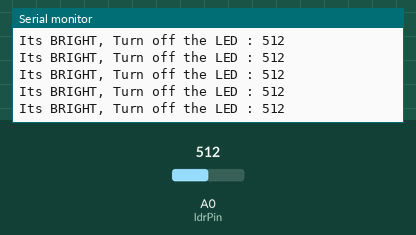
A sketch run on a simulated Arduino Uno, built with avr-gcc and run on an emulated ATmega328P. Shown: the last lines printed to the serial monitor. Inputs (shaded band) come from the test bench; at power-on: A0 (ldrPin) = 512.

Above: at 1.2 s.
1.3 s: A0 (ldrPin) set to 214
At 2.2 s:
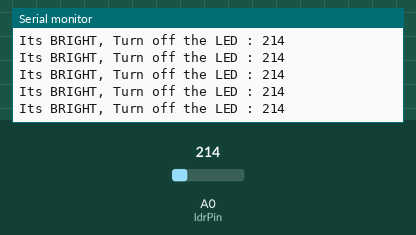
2.8 s: A0 (ldrPin) set to 183
At 3.4 s:
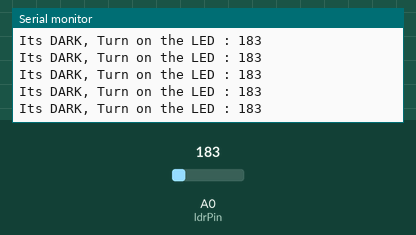
13.7 s: A0 (ldrPin) set to 992
At 14.8 s:
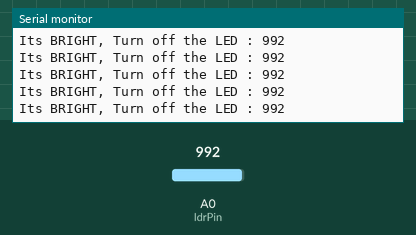
15.2 s: A0 (ldrPin) set to 1008
At 16.2 s:
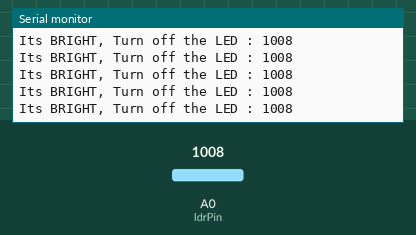
Timing chart, 0 to 17.7 s (numbered marks = the images above; inputs shaded):
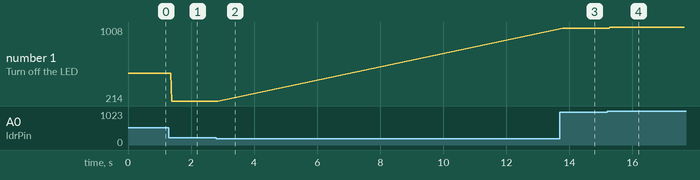

Measured:
- the behaviour switches between 201 and 200 on A0 (ldrPin) (found by bisection; images 1 and 2)
- after the input at 1.3 s, the serial monitor: prints a new line after 0.09 s (image 1)
- after the input at 2.8 s, the serial monitor: prints a new line after 0.08 s (image 2)
- after the input at 13.7 s, the serial monitor: prints a new line after 0.10 s (image 3)
- after the input at 15.2 s, the serial monitor: prints a new line after 0.09 s (image 4)
- plotted number 1: 512 → 214 after the input at 1.3 s, 214 → 992 after the input at 13.7 s, 992 → 1008 after the input at 15.2 s

The sketch:

Infrared_without_oled.ino
```cpp
int ldrPin = A0;

void setup() {

Serial.begin(9600);

pinMode(ldrPin, INPUT);

}

void loop() {

int ldrStatus = analogRead(ldrPin);

if (ldrStatus <= 200) {

Serial.print("Its DARK, Turn on the LED : ");

Serial.println(ldrStatus);

} else {

Serial.print("Its BRIGHT, Turn off the LED : ");

Serial.println(ldrStatus);

}

}
```
